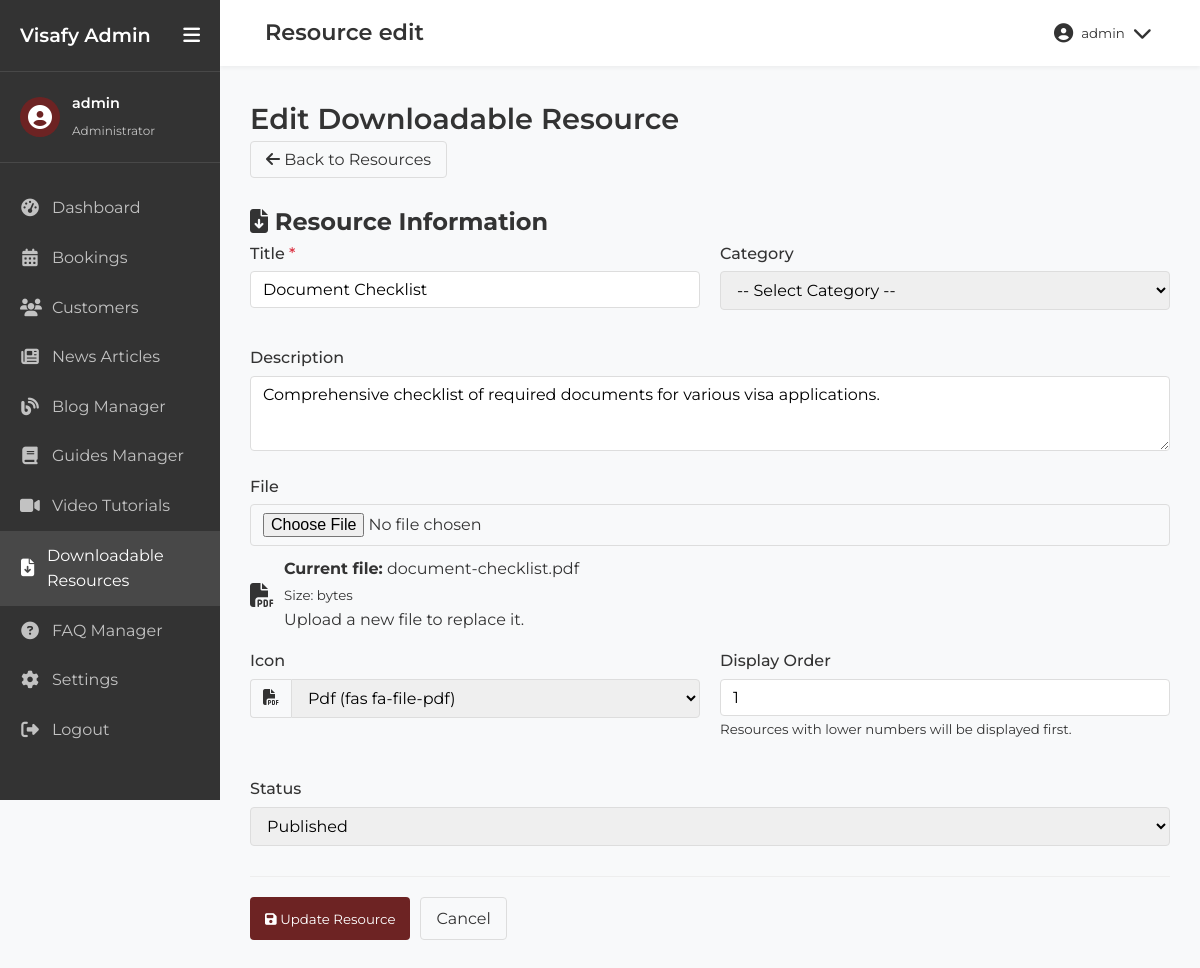
The page /admin/resource_edit.php?id=1 (signed in) on the database its author committed.
### tables this page shows
CREATE TABLE IF NOT EXISTS `downloadable_resources` (
  `id` int(11) NOT NULL AUTO_INCREMENT,
  `title` varchar(255) NOT NULL,
  `description` text,
  `file_path` varchar(255) NOT NULL,
  `file_type` enum('pdf','doc','docx','xls','xlsx','ppt','pptx','zip','other') NOT NULL DEFAULT 'pdf',
  `file_size` int(11) DEFAULT NULL,
  `icon` varchar(50) DEFAULT 'fas fa-file-pdf',
  `category_id` int(11) DEFAULT NULL,
  `download_count` int(11) NOT NULL DEFAULT 0,
  `display_order` int(11) NOT NULL DEFAULT 0,
  `status` enum('published','draft') NOT NULL DEFAULT 'draft',
  `created_at` timestamp NOT NULL DEFAULT CURRENT_TIMESTAMP,
  `updated_at` timestamp NOT NULL DEFAULT CURRENT_TIMESTAMP ON UPDATE CURRENT_TIMESTAMP,
  PRIMARY KEY (`id`),
  KEY `category_id` (`category_id`),
  CONSTRAINT `downloadable_resources_ibfk_1` FOREIGN KEY (`category_id`) REFERENCES `guide_categories` (`id`) ON DELETE SET NULL
);

### admin/includes/db_connection.php (called while the page is built, shortened)
<?php
$db_host = '193.203.184.121';
$db_user = 'u911550082_canext';
$db_pass = 'Milk@sdk14';
$db_name = 'u911550082_canext';
$conn = new mysqli($db_host, $db_user, $db_pass, $db_name);
function executeQuery($sql) {
    global $conn;
    return $conn->query($sql);
}
?>

### admin/resource_edit.php (the view, shortened to what this page needs)
<?php
include('includes/header.php');
include('includes/db_connection.php');
$id = '';
$title = '';
$description = '';
$file_path = '';
$file_size = '';
$icon = 'fas fa-file-pdf';
$display_order = 0;
$status = 'draft';
if (isset($_GET['id']) && !empty($_GET['id'])) {
    $id = (int)$_GET['id'];
    $sql = "SELECT * FROM downloadable_resources WHERE id = $id";
    $result = executeQuery($sql);
    if ($result && $result->num_rows > 0) {
        $resource = $result->fetch_assoc();
        $title = $resource['title'];
        $description = $resource['description'];
        $file_path = $resource['file_path'];
        $file_size = $resource['file_size'];
        $icon = $resource['icon'];
        $display_order = $resource['display_order'];
        $status = $resource['status'];
    } else {
        header('Location: downloadable_resources.php');
        exit;
    }
}
$file_icons = [
    'pdf' => 'fas fa-file-pdf',
    'doc' => 'fas fa-file-word',
    'docx' => 'fas fa-file-word',
    'xls' => 'fas fa-file-excel',
    'xlsx' => 'fas fa-file-excel',
    'ppt' => 'fas fa-file-powerpoint',
    'pptx' => 'fas fa-file-powerpoint',
    'zip' => 'fas fa-file-archive',
    'other' => 'fas fa-file-alt'
];
function formatFileSize($bytes) {
    if ($bytes >= 1073741824) {
        return number_format($bytes / 1073741824, 2) . ' GB';
    } elseif ($bytes >= 1048576) {
        return number_format($bytes / 1048576, 2) . ' MB';
    } elseif ($bytes >= 1024) {
        return number_format($bytes / 1024, 2) . ' KB';
    } else {
        return $bytes . ' bytes';
    }
}
?>
<div class="admin-content-header">
    <h1><?php echo empty($id) ? 'Add New Downloadable Resource' : 'Edit Downloadable Resource'; ?></h1>
    <div class="header-actions">
        <a href="downloadable_resources.php" class="btn-secondary">
            <i class="fas fa-arrow-left"></i> Back to Resources
        </a>
    </div>
</div>
<div class="admin-card">
    <div class="admin-card-header">
        <h2><i class="fas fa-file-download"></i> Resource Information</h2>
    </div>
    <div class="admin-card-body">
        <form method="post" action="" enctype="multipart/form-data">
            <div class="form-row">
                <div class="form-group">
                    <label for="title">Title <span class="required">*</span></label>
                    <input type="text" id="title" name="title" value="<?php echo $title; ?>" required>
                </div>
                <div class="form-group">
                    <label for="category_id">Category</label>
                    <select id="category_id" name="category_id">
                        <option value="">-- Select Category --</option>
                    </select>
                </div>
            </div>
            <div class="form-group">
                <label for="description">Description</label>
                <textarea id="description" name="description" rows="3"><?php echo $description; ?></textarea>
            </div>
            <div class="form-group">
                <label for="file">File <?php echo empty($id) ? '<span class="required">*</span>' : ''; ?></label>
                <input type="file" id="file" name="file" <?php echo empty($id) ? 'required' : ''; ?>>
                <?php if (!empty($file_path)): ?>
                <div class="current-file" style="margin-top: 10px; display: flex; align-items: center; gap: 10px;">
                    <i class="<?php echo $icon; ?>" style="font-size: 24px;"></i>
                    <div>
                        <p><strong>Current file:</strong> <?php echo basename($file_path); ?></p>
                        <p><small>Size: <?php echo formatFileSize($file_size); ?></small></p>
                        <p class="form-text text-muted">Upload a new file to replace it.</p>
                    </div>
                </div>
                <?php endif; ?>
            </div>
            <div class="form-row">
                <div class="form-group">
                    <label for="icon">Icon</label>
                    <div class="input-group">
                        <div class="input-group-prepend">
                            <span class="input-group-text"><i class="<?php echo $icon; ?>"></i></span>
                        </div>
                        <select id="icon" name="icon">
                            <?php foreach ($file_icons as $type => $icon_class): ?>
                            <option value="<?php echo $icon_class; ?>" <?php echo $icon === $icon_class ? 'selected' : ''; ?>>
                                <?php echo ucfirst($type); ?> (<?php echo $icon_class; ?>)
                            </option>
                            <?php endforeach; ?>
                        </select>
                    </div>
                </div>
                <div class="form-group">
                    <label for="display_order">Display Order</label>
                    <input type="number" id="display_order" name="display_order" value="<?php echo $display_order; ?>" min="0">
                    <small class="form-text text-muted">Resources with lower numbers will be displayed first.</small>
                </div>
            </div>
            <div class="form-group">
                <label for="status">Status</label>
                <select id="status" name="status" required>
                    <option value="published" <?php echo $status === 'published' ? 'selected' : ''; ?>>Published</option>
                </select>
            </div>
            <div class="form-actions">
                <button type="submit" class="btn-primary">
                    <i class="fas fa-save"></i> <?php echo empty($id) ? 'Add Resource' : 'Update Resource'; ?>
                </button>
                <a href="downloadable_resources.php" class="btn-secondary">Cancel</a>
            </div>
        </form>
    </div>
</div>
<?php include('includes/footer.php'); ?>

### admin/css/admin-styles.css (style rules this page uses)
:root { --color-cream: #FEF9E1; --color-gold: #E5D0AC; --color-red: #e51f13; --color-burgundy: #6D2323; --color-dark: #333333; --color-light: #FFFFFF; --color-gray: #f5f5f5; --color-gray-dark: #777777; --font-primary: 'Montserrat', sans-serif; --font-secondary: 'Lora', serif; --transition: all 0.3s ease; --sidebar-width: 250px; --sidebar-collapsed-width: 70px; }
*, *::before, *::after { margin: 0; padding: 0; box-sizing: border-box; }
body { font-family: var(--font-primary); background-color: #f8f9fa; color: var(--color-dark); line-height: 1.6; }
a { text-decoration: none; color: inherit; }
button { cursor: pointer; font-family: var(--font-primary); }
.admin-content-header { margin-bottom: 30px; }
.admin-content-header h1 { font-size: 1.8rem; font-weight: 600; color: var(--color-dark); margin-bottom: 5px; }
.btn-primary { background-color: var(--color-burgundy); color: white; border: none; padding: 8px 15px; border-radius: 4px; cursor: pointer; }
.btn-secondary { background-color: #f8f9fa; border: 1px solid #ddd; padding: 8px 15px; border-radius: 4px; cursor: pointer; }
.form-row { display: grid; grid-template-columns: repeat(auto-fit, minmax(250px, 1fr)); gap: 15px; margin-bottom: 15px; }
.form-group { margin-bottom: 15px; }
.form-group label { display: block; margin-bottom: 8px; font-weight: 500; }
.form-group input, .form-group select, .form-group textarea { width: 100%; padding: 10px; border: 1px solid #ddd; border-radius: 4px; font-family: var(--font-primary); font-size: 0.9rem; }
.form-group textarea { resize: vertical; }

### admin/resource_edit.php (style rules this page uses)
.required { color: #dc3545; }
.form-row { display: flex; gap: 20px; margin-bottom: 20px; }
.form-group { flex: 1; }
.form-group label { display: block; margin-bottom: 5px; font-weight: 500; }
.form-group input, .form-group select, .form-group textarea { width: 100%; padding: 8px 12px; border: 1px solid #ddd; border-radius: 4px; font-family: inherit; font-size: inherit; }
.input-group { display: flex; }
.input-group-prepend { display: flex; align-items: center; padding: 0 12px; background-color: #f8f9fa; border: 1px solid #ddd; border-right: none; border-radius: 4px 0 0 4px; }
.input-group select { border-radius: 0 4px 4px 0; }
.form-actions { margin-top: 30px; padding-top: 20px; border-top: 1px solid #eee; display: flex; gap: 10px; }

### rows shown on the page
downloadable_resources: title "Document Checklist", description "Comprehensive checklist of required documents for various visa applications.", file_path "document-checklist.pdf", icon "Pdf (fas fa-file-pdf)", display_order "1", status "Published"

### other values the page prints
$_SESSION['admin_username'] "admin"
str_replace(array('.php', '_'), array('', ' '), $current_page) "Resource edit"
formatFileSize($file_size) "bytes"
